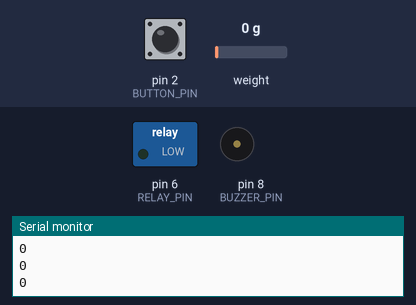
Bench run of a sketch on a simulated Arduino Uno, built with avr-gcc and run on an emulated ATmega328P. On the bench: switched loads named in the sketch (green lamp = pin HIGH), buzzer (waves = sounding), the last lines printed to the serial monitor. Inputs (shaded band) come from the test bench; at power-on: pin 2 (BUTTON_PIN) HIGH, weight on the scale 0 g.

Above: at 1.2 s.
1.3 s: pin 2 (BUTTON_PIN) pulled LOW for 0.15 s
At 12.7 s:
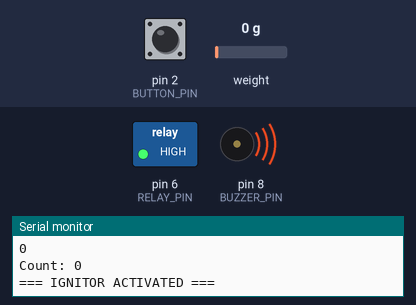
At 13.6 s:
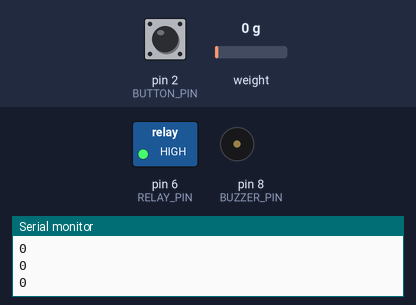
Timing chart, 0 to 14.4 s (numbered marks = the images above; inputs shaded):
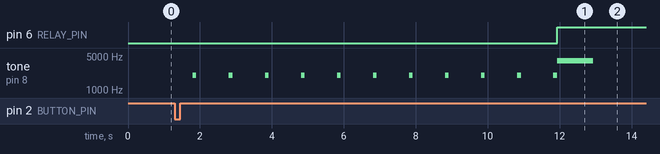

Measured:
- after the input at 1.3 s, pin 6 (RELAY_PIN): LOW → HIGH after 10.6 s; tone on pin 8 (BUZZER_PIN): plays 2000 Hz for 0.10 s, 2000 Hz for 0.10 s, 2000 Hz for 0.10 s, 2000 Hz for 0.10 s, 2000 Hz for 0.10 s, 2000 Hz for 0.10 s … (12 notes in this stretch), starting after 0.50 s

The sketch:

main.ino
```cpp
#include "HX711.h"
// ===== Pin Configuration =====
#define BUTTON_PIN   2
#define BUZZER_PIN   8
#define RELAY_PIN    6        // Relay (igniter) pin
#define HX_DATA_PIN  5        // HX711 DT
#define HX_SCK_PIN   4        // HX711 SCK
HX711 scale;
// State variables
bool systemArmed = false;
unsigned long lastBeepTime = 0;
int countdown = 10;
// ===== SETUP =====
void setup() {
  Serial.begin(115200);
  pinMode(BUTTON_PIN, INPUT_PULLUP);
  pinMode(BUZZER_PIN, OUTPUT);
  pinMode(RELAY_PIN, OUTPUT);
  digitalWrite(BUZZER_PIN, LOW);
  digitalWrite(RELAY_PIN, LOW);
  // Initialize HX711
  scale.begin(HX_DATA_PIN, HX_SCK_PIN);
  Serial.println("=== System Ready ===");
}
// ===== Warning Beep =====
void beep(int duration) {
  tone(BUZZER_PIN, 2000);
  delay(duration);
  noTone(BUZZER_PIN);
}
// ===== LOOP =====
void loop() {
  // Continuously output HX711 value to Serial Plotter
  if (scale.is_ready()) {
    long val = scale.read();
    Serial.println(val);   // ← For Serial Plotter
  }
  // Button detection
  if (digitalRead(BUTTON_PIN) == LOW && !systemArmed) {
    systemArmed = true;
    countdown = 10;
    Serial.println("=== Countdown Started ===");
    delay(500); // Debounce delay
  }
  // Countdown logic
  if (systemArmed) {
    unsigned long now = millis();
    if (now - lastBeepTime >= 1000) {
      lastBeepTime = now;
      // Beep
      beep(100);
      // Serial monitor output
      Serial.print("Count: ");
      Serial.println(countdown);
      countdown--;
      // Reached 0 → Activate igniter
      if (countdown < 0) {
        Serial.println("=== IGNITOR ACTIVATED ===");
        // Relay ON
        digitalWrite(RELAY_PIN, HIGH);
        // Long warning tone
        tone(BUZZER_PIN, 4000);
        delay(1000);
        noTone(BUZZER_PIN);
        // Reset
        systemArmed = false;
      }
    }
  }
}
```
